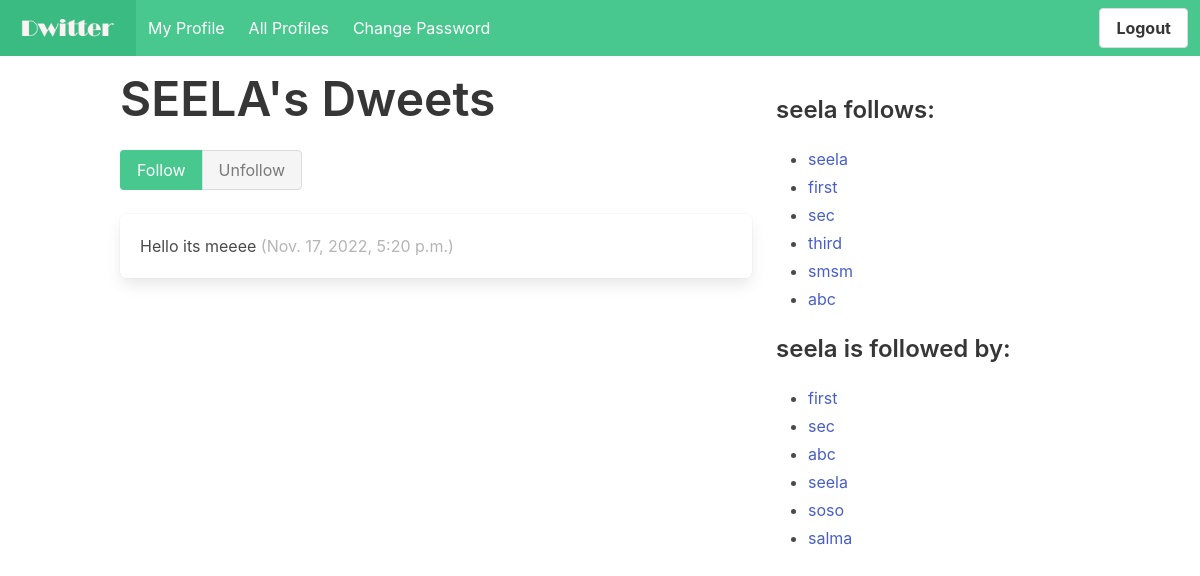
The page /dwitter/profile/2 (signed in) on the database its author committed.
### dwitter/models.py (models this page shows, shortened)
class Profile(models.Model):
    user = models.OneToOneField(User, on_delete=models.CASCADE)
    follows = models.ManyToManyField(
        "self",
        related_name="followed_by",
        symmetrical=False,
        blank=True
        )
    def __str__(self):
        return self.user.username

class Dweet(models.Model):
    user = models.ForeignKey(
    User, related_name="dweets", on_delete=models.DO_NOTHING
    )
    body = models.CharField(max_length=140)
    created_at = models.DateTimeField(auto_now_add=True)

### dwitter/views.py (the view, shortened to what this page needs)
# urls.py: path("profile/<int:pk>", profile, name="profile"),
@login_required
def profile(request, pk):
    if not hasattr(request.user, 'profile'):
        missing_profile = Profile(user=request.user)
        missing_profile.save()
    profile = Profile.objects.get(pk=pk)
    return render(request, "dwitter/profile.html", {"profile": profile})

### dwitter/templates/dwitter/profile.html (shortened to what this page needs)
{% extends 'base.html' %}
{% block content %}
<div class="column">
<div class="block">
<h1 class="title is-1">
{{profile.user.username|upper}}'s Dweets
</h1>
</div>
<form method="post">
    <div class="buttons has-addons">
    {% if profile in user.profile.follows.all %}
    <button class="button is-success is-static">Follow</button>
    <button class="button is-danger" name="follow" value="unfollow">
    Unfollow
    </button>
    {% else %}
    <button class="button is-success" name="follow" value="follow">
    Follow
    </button>
    <button class="button is-danger is-static">Unfollow</button>
    {% endif %}
    </div>
    <div class="content">
        {% for dweet in profile.user.dweets.all %}
        <div class="box">
        {{ dweet.body }}
        <span class="is-small has-text-grey-light">
        ({{ dweet.created_at }})
        </span>
        </div>
        {% endfor %}
        </div>
    </form>
</div>
<div class="column is-one-third">
<div class="block">
<h3 class="title is-4">
{{profile.user.username}} follows:
</h3>
<div class="content">
<ul>
{% for following in profile.follows.all %}
<li>
<a href="{% url 'dwitter:profile' following.id %}">
{{ following }}
</a>
</li>
{% endfor %}
</ul>
</div>
</div>
<div class="block">
    <h3 class="title is-4">
    {{profile.user.username}} is followed by:
    </h3>
    <div class="content">
    <ul>
    {% for follower in profile.followed_by.all %}
    <li>
    <a href="{% url 'dwitter:profile' follower.id %}">
    {{ follower }}
    </a>
    </li>
    {% endfor %}
    </ul>
    </div>
    </div>
    </div>
    {% endblock content %}

### rows shown on the page
Profile: user.username "SEELA", user.username "seela"
Dweet: body "Hello its meeee", created_at "Nov. 17, 2022, 5:20 p.m."
Profile: user.username "first"
Profile: user.username "sec"
Profile: user.username "third"
Profile: user.username "smsm"
Profile: user.username "abc"
Profile: user.username "soso"
Profile: user.username "salma"
